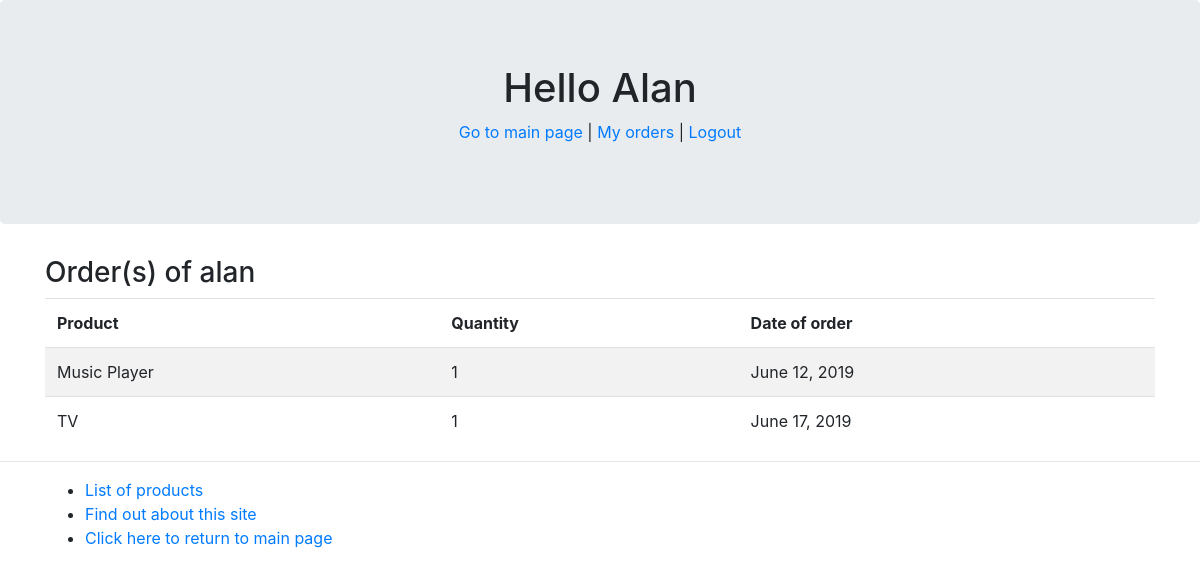
The app's page /myapp/myorders/ (signed in), older data.
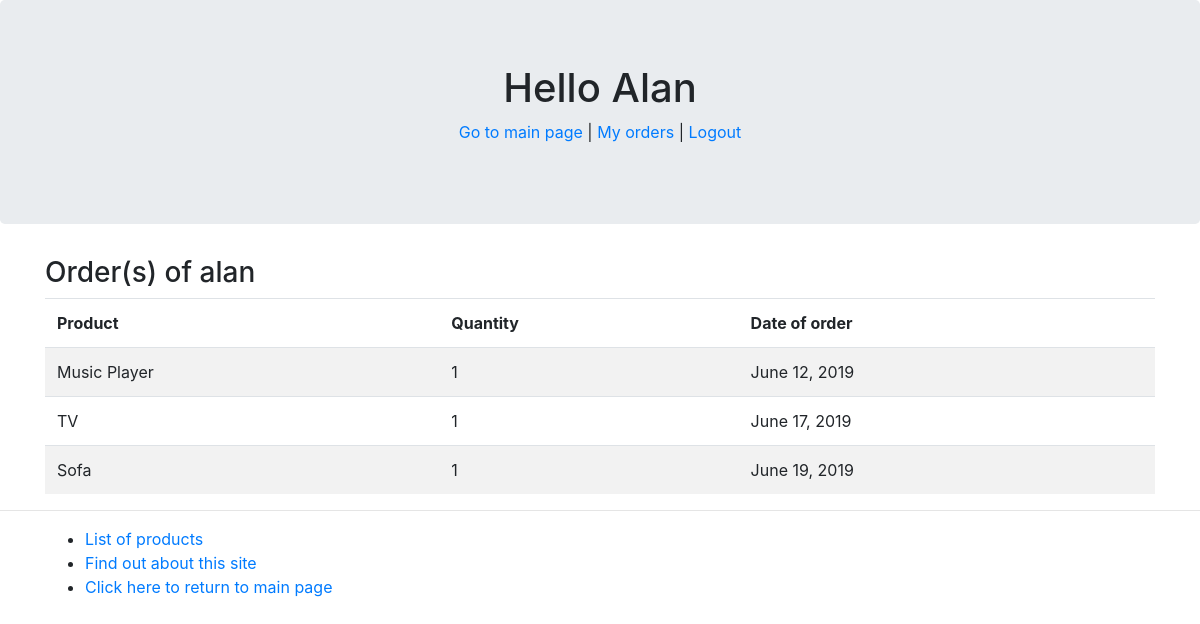
The same page, newer data.
### myapp/models.py (models this page shows, shortened)
class Client(User):
    PROVINCES_CHOICES = [
        ('AB', 'Alberta'),
        ('MB', 'Manitoba'),
        ('ON', 'Ontario'),
        ('QC', 'Quebec')
    ]
    company = models.CharField(max_length=50, null=True)
    shipping_address = models.CharField(max_length=300, null=True, blank=True)
    city = models.CharField(max_length=20, default='Windsor')
    province = models.CharField(max_length=2, choices=PROVINCES_CHOICES, default='ON')
    interested_in = models.ManyToManyField(Category)

class Order(models.Model):
    ORDER_STATUS = [
        (0, 'Order Cancelled'),
        (1, 'Order Placed'),
        (2, 'Order Shipped'),
        (3, 'Oder Delivered')
    ]
    product = models.ForeignKey(Product, related_name='product', on_delete=models.DO_NOTHING)
    client = models.ForeignKey(Client, related_name='client', on_delete=models.DO_NOTHING)
    num_units = models.PositiveIntegerField(default=1)
    order_status = models.IntegerField(choices=ORDER_STATUS, default='1')
    status_date = models.DateField(default=timezone.now)

class Product(models.Model):
    name = models.CharField(max_length=200)
    category = models.ForeignKey(Category, related_name='category', on_delete=models.CASCADE)
    price = models.DecimalField(max_digits=10, decimal_places=2)
    stock = models.PositiveIntegerField(
        default=100,
        validators=[
            MinValueValidator(0),
            MaxValueValidator(1000)
        ]
    )
    available = models.BooleanField(default=True)
    interested = models.PositiveIntegerField(default=0)
    description = models.TextField(max_length=200, blank=True)

### myapp/views.py (the view)
@login_required(login_url="/myapp/login")
def myorders(request):
    user = request.user
    if str(user) is not 'AnonymousUser':
        if user.is_authenticated:
            client = Client.objects.get(username=user.username)
            if type(client) is Client:
                orders = Order.objects.filter(client=client)
                return render(request, 'myapp/myorders.html', {'orders': orders, 'client': client})
        else:
            return HttpResponse('You are not authenticated')
    else:
        return HttpResponseRedirect(reverse('myapp:user_login'))

### myapp/templates/myapp/myorders.html (shortened to what this page needs)
{% extends 'myapp/base.html' %}
{% block body_block %}
    {% if orders %}
        <h3>Order(s) of {{ client }}</h3>
        <table class="table table-striped">
            <thead>
                <tr>
                    <td>
                        <strong>Product</strong>
                    </td>
                    <td>
                        <strong>Quantity</strong>
                    </td>
                    <td>
                        <strong>Date of order</strong>
                    </td>
                </tr>
            </thead>
            {% for order in orders %}
                <tr>
                    <td>
                        {{ order.product.name }}
                    </td>
                    <td>
                        {{ order.num_units }}
                    </td>
                    <td>
                        {{ order.status_date }}
                    </td>
                </tr>
            {% endfor %}
        </table>
    {% else %}
        <p>You have no orders</p>
    {% endif %}
{% endblock %}

### myapp/templates/myapp/base.html (shortened to what this page needs)
<!DOCTYPE html>
{% load staticfiles %}
<html>
    <head>
        <link rel="stylesheet" type="text/css" href="{% static 'css/bootstrap.css' %}"/>
    </head>
 <body>
 <div class="jumbotron text-center">
    <h1 id="header">{% block myhdg %}Hello {{ request.user.first_name }} {% endblock %}</h1>
    <p><a href="{% url 'myapp:index' %}">Go to main page</a> |
        {% if not request.session.last_login %}
            <a href="{% url 'myapp:user_login' %}">Login</a> |
            <a href="{% url 'myapp:user_signup' %}">Sign up</a>
        {% else %}
            <a href="{% url 'myapp:myorders' %}">My orders</a> |
            <a href="{% url 'myapp:user_logout' %}">Logout</a></p>
        {% endif %}
 </div>
 <div class="container">
 {% block body_block %}*** {% endblock %}
 </div>
 <hr/>
 <div class="container">
 <ul>
     <li class="hbar1"><a href="{% url 'myapp:products' %}">List of products</a></li>
     <li class="hbar1"><a href="{% url 'myapp:about' %}">Find out about this site</a></li>
     <li class="hbar1"><a href = "{% url 'myapp:index' %}">Click here to return to main page</a><br/></li>
 </ul>
 </div>
 </body>
</html>

Row changes from the older to the newer data that the page shows:
added Order: product.name "Sofa", num_units "1", status_date "June 19, 2019"
